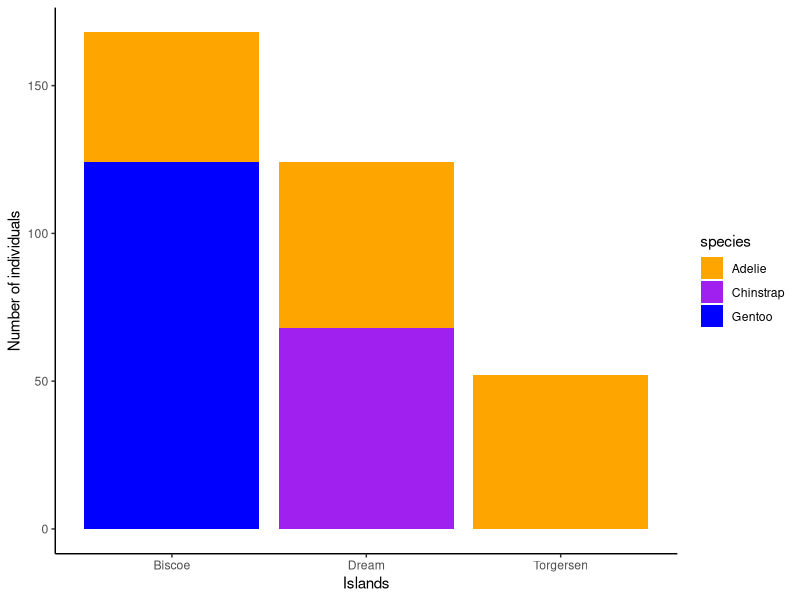
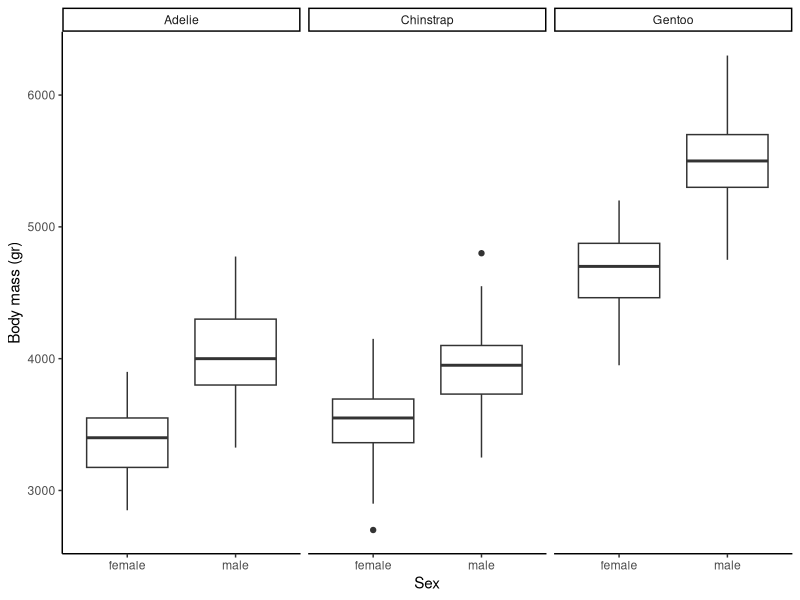
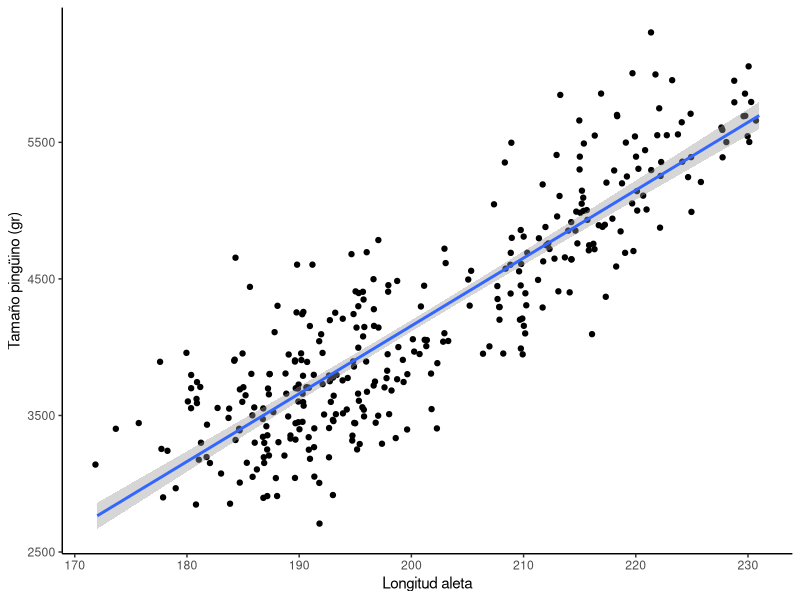

These figures' R source, in order:
####TRABAJO CURSO R, QUARTO Y GITHUB#####

#Luis Carmona Rosado#
#Escuela de doctorado UAH#
#Universidad Alcalá de Henares#
#6-10 de febrero de 2023#

#Para realizar el trabajo vamos a utilizar los datos de Palmerpenguis#
#Instalaremos el paquete "parmerperguis"

install.packages("palmerpenguins")
library(palmerpenguins)

penguins

dt <- data.frame(penguins)

#Cargar paquetes
library(tidyverse)

#Observar datos
view(dt)
str(dt)
head(dt)
class(dt)
glimpse(dt)
summarise(dt)
summary(dt)


#DEscriptivos

table(dt$species)
table(dt$species, dt$sex)


result_lenght <- dt %>% summarise(mean(bill_length_mm, na.rm = T), sd(bill_length_mm, na.rm = T), max(bill_length_mm, na.rm = T), min(bill_length_mm, na.rm = T))
result_lenght

result_lenght_sex <- dt %>% filter(!is.na(sex)) %>%  group_by(sex ) %>%  summarise(mean(bill_length_mm, na.rm = T), sd(bill_length_mm, na.rm = T), max(bill_length_mm, na.rm = T), min(bill_length_mm, na.rm = T))
result_lenght_sex

result_depht <- dt %>% summarise(mean(bill_depth_mm, na.rm = T), sd(bill_depth_mm, na.rm = T), max(bill_depth_mm, na.rm = T), min(bill_depth_mm, na.rm = T))
result_depht

result_depht_sex <- dt %>%  filter(!is.na(sex)) %>%  group_by(sex ) %>% summarise(mean(bill_depth_mm, na.rm = T), sd(bill_depth_mm, na.rm = T), max(bill_depth_mm, na.rm = T), min(bill_depth_mm, na.rm = T))
result_depht_sex

result_flipper <- dt %>% summarise(mean(flipper_length_mm, na.rm = T), sd(flipper_length_mm, na.rm = T), max(flipper_length_mm, na.rm = T), min(flipper_length_mm, na.rm = T))
result_flipper

result_flipper_sex <- dt %>%  filter(!is.na(sex)) %>%  group_by(sex ) %>% summarise(mean(flipper_length_mm, na.rm = T), sd(flipper_length_mm, na.rm = T), max(flipper_length_mm, na.rm = T), min(flipper_length_mm, na.rm = T))

result_flipper_sex


result_bodymass <- dt %>% summarise(mean(body_mass_g, na.rm = T), sd(body_mass_g, na.rm = T), max(body_mass_g, na.rm = T), min(body_mass_g, na.rm = T))
result_bodymass

result_bodymass_sex <- dt %>% filter(!is.na(sex)) %>%  group_by(sex ) %>%  summarise(mean(body_mass_g, na.rm = T), sd(body_mass_g, na.rm = T), max(body_mass_g, na.rm = T), min(body_mass_g, na.rm = T))

result_bodymass_sex

##Grafica


ggplot(data = dt, aes( x = as.character(island), fill = species)) +
  geom_bar() + scale_fill_manual(values =  c("orange", "purple", "blue")) +
  labs(x ="Islands", y = "Number of individuals") +
  theme_classic()

table(dt$island)

#Boxplots

ggplot(data= subset(dt, !is.na(sex))) + geom_boxplot(aes(x =sex, y = body_mass_g)) + facet_wrap(~species) + labs(x ="Sex", y = "Body mass (gr)") + theme_classic()



#Suplemento

ggplot(dt, aes(x= flipper_length_mm, y = body_mass_g))+ geom_jitter() + labs(x ="Longitud aleta", y = "Tamaño pingüino (gr)") + geom_smooth(method =  lm) + theme_classic()
